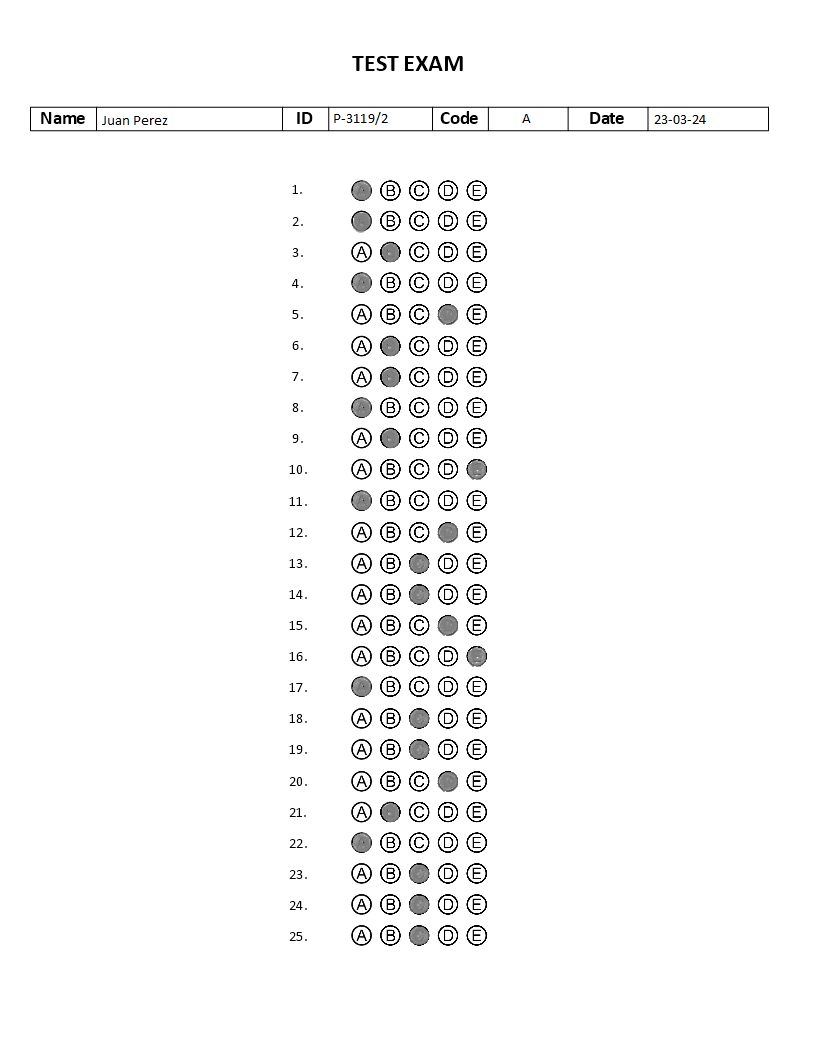
#> input picture TP1/multiple_choice_1.png, 816 x 1056 px, found by its file name; its folder holds only this picture in this run
$ python EJ2_MULTIPLE-CHOICE.py   (older library calls are emulated)
#> lines starting #> are read from the running program, lines starting #| are printed output that depends on the picture; after the words box and inside, x2 and y2 are one past the last pixel; in counts of white or black regions, pixels touching at a corner belong together
import cv2
import numpy as np
import matplotlib.pyplot as plt

# [16 lines left out: function imshow, not called in this run]

# 2-A_Definimos funciones para detectar respuestas
def procesar_circulos(img, mostrar_plots=False, mostrar_resultados=False):
    """
    Procesa una imagen en escala de grises para detectar círculos, ordena por filas,
    y determina si están marcados según la intensidad promedio del parche central.
    """

    # Detección de círculos usando la transformada de Hough
    circles = cv2.HoughCircles(
        img,
        method=cv2.HOUGH_GRADIENT,
        dp=1,
        minDist=10,
        param1=50,
        param2=15,
        minRadius=9,
        maxRadius=14
    )

    #estados_circulos = []

    if circles is not None:
        # Conversión y redondeo de coordenadas
        circles = np.uint16(np.around(circles))
        circle_list = [(x, y, r) for x, y, r in circles[0]]

        # Agrupación de círculos por filas según proximidad vertical
        filas = []
        tolerancia = 10
        for c in sorted(circle_list, key=lambda c: c[1]):  # ordenar por Y
            x, y, r = c
            colocado = False
            for fila in filas:
                if abs(int(fila[0][1]) - int(y)) < tolerancia:
                    fila.append(c)
                    colocado = True
                    break
            if not colocado:
                filas.append([c])

        # Ordenar los círculos dentro de cada fila de izquierda a derecha
        for fila in filas:
            fila.sort(key=lambda c: c[0])

        # Aplanar lista de círculos en el orden correcto (fila por fila, de arriba a abajo)
        circle_list_ordenada = [c for fila in filas for c in fila]

        # Conversión de imagen a RGB para dibujar
        fc = cv2.cvtColor(img, cv2.COLOR_GRAY2RGB)

        # === BLOQUE DE VISUALIZACIÓN (controlado por 'mostrar_plots') ===
        if mostrar_plots:
            # Dibujo de círculos y etiquetas
            for idx, (x, y, r) in enumerate(circle_list_ordenada):
                diameter = 2 * r
                cv2.circle(fc, (x, y), r, (0, 255, 0), 2)           # círculo
                cv2.circle(fc, (x, y), 2, (0, 0, 255), 2)           # centro
                cv2.putText(fc, f"{diameter}px", (x - 10, y - 10), # diámetro
                            cv2.FONT_HERSHEY_SIMPLEX, 0.4, (255, 0, 0), 1)

            # Visualización
            fig, ax = plt.subplots(figsize=(12, 12), dpi=100)
            imshow(fc, ax=ax, colorbar=False, title=f"Círculos ordenados por filas ({len(circle_list_ordenada)})", new_fig=False)
            plt.tight_layout()
            plt.show()
            plt.close()
        # === FIN BLOQUE DE VISUALIZACIÓN ===
    respuestas_detectadas = []
    # Evaluación de intensidad en el centro de cada círculo
    for i, (x, y, r) in enumerate(circle_list_ordenada):
        # Extrae un parche 14x14 alrededor del centro del círculo; img en escala de grises
        patch = img[max(y-7, 0):y+7, max(x-7, 0):x+7]

        # Calcula la intensidad promedio
        mean_intensity = np.mean(patch)

        # Clasificación: marcado o vacío
        estado = "MARCADO" if mean_intensity < 140 else "VACÍO"
        respuestas_detectadas.append(estado)

    # Respuestas correctas
    respuestas_correctas = [
        "MARCADO", "VACÍO", "VACÍO", "VACÍO", "VACÍO",  # Pregunta 1
        "MARCADO", "VACÍO", "VACÍO", "VACÍO", "VACÍO",  # Pregunta 2
        "VACÍO", "MARCADO", "VACÍO", "VACÍO", "VACÍO",  # Pregunta 3
        "MARCADO", "VACÍO", "VACÍO", "VACÍO", "VACÍO",  # Pregunta 4
        "VACÍO", "VACÍO", "VACÍO", "MARCADO", "VACÍO",  # Pregunta 5
        "VACÍO", "MARCADO", "VACÍO", "VACÍO", "VACÍO",  # Pregunta 6
        "VACÍO", "MARCADO", "VACÍO", "VACÍO", "VACÍO",  # Pregunta 7
        "VACÍO", "VACÍO", "MARCADO", "VACÍO", "VACÍO",  # Pregunta 8
        "VACÍO", "MARCADO", "VACÍO", "VACÍO", "VACÍO",  # Pregunta 9
        "MARCADO", "VACÍO", "VACÍO", "VACÍO", "VACÍO",  # Pregunta 10
        "VACÍO", "VACÍO", "VACÍO", "MARCADO", "VACÍO",  # Pregunta 11
        "MARCADO", "VACÍO", "VACÍO", "VACÍO", "VACÍO",  # Pregunta 12
        "VACÍO", "VACÍO", "MARCADO", "VACÍO", "VACÍO",  # Pregunta 13
        "VACÍO", "VACÍO", "MARCADO", "VACÍO", "VACÍO",  # Pregunta 14
        "VACÍO", "VACÍO", "VACÍO", "MARCADO", "VACÍO",  # Pregunta 15
        "VACÍO", "MARCADO", "VACÍO", "VACÍO", "VACÍO",  # Pregunta 16
        "MARCADO", "VACÍO", "VACÍO", "VACÍO", "VACÍO",  # Pregunta 17
        "VACÍO", "VACÍO", "MARCADO", "VACÍO", "VACÍO",  # Pregunta 18
        "VACÍO", "VACÍO", "MARCADO", "VACÍO", "VACÍO",  # Pregunta 19
        "VACÍO", "VACÍO", "VACÍO", "MARCADO", "VACÍO",  # Pregunta 20
        "VACÍO", "MARCADO", "VACÍO", "VACÍO", "VACÍO",  # Pregunta 21
        "MARCADO", "VACÍO", "VACÍO", "VACÍO", "VACÍO",  # Pregunta 22
        "VACÍO", "VACÍO", "MARCADO", "VACÍO", "VACÍO",  # Pregunta 23
        "VACÍO", "VACÍO", "MARCADO", "VACÍO", "VACÍO",  # Pregunta 24
        "VACÍO", "VACÍO", "MARCADO", "VACÍO", "VACÍO",  # Pregunta 25
    ]
    # Crear un reporte de comparación entre las respuestas correctas y las detectadas
    total_opciones = len(respuestas_detectadas)
    total_preguntas = 0
    respuestas_dadas = 0
    respuestas_correctas_contador = 0
    respuestas_sin_marcar = 0
    if mostrar_resultados:
        print("\n----- RESULTADOS DE LAS RESPUESTAS -----")
    for i in range(0, len(respuestas_correctas), 5):

        pregunta_num = int(i/5 + 1)
        correctas = respuestas_correctas[i:i+5]
        respuestas = respuestas_detectadas[i:i+5]
        total_preguntas += 1

        marcadas = respuestas.count("MARCADO")

        try:
            indice_correcto = correctas.index("MARCADO")
            indice_respuesta = respuestas.index("MARCADO")
            respuestas_dadas += 1

        except ValueError:
            if mostrar_resultados:
                print("Pregunta {}: NO MARCADO".format(pregunta_num))
            respuestas_sin_marcar += 1
            continue

        if indice_correcto == indice_respuesta and marcadas == 1:
            if mostrar_resultados:
                print("Pregunta {}: OK".format(pregunta_num))
            respuestas_correctas_contador += 1

        else:
            if mostrar_resultados:
                print("Pregunta {}: MAL".format(pregunta_num))
    estado_aprobado = "APROBADO" if respuestas_correctas_contador >= 20 else "NO APROBADO"
    # --- Resumen ---
    if mostrar_resultados:
        print("\n----- RESUMEN -----")
        print("Total opciones: {}".format(total_opciones))
        print("Total preguntas: {}".format(total_preguntas))
        print("Respuestas detectadas: {} / {}".format(respuestas_dadas, total_preguntas))
        print("Respuestas correctas: {} / {}".format(respuestas_correctas_contador, total_preguntas))
        print("Respuestas sin marcar: {} / {}".format(respuestas_sin_marcar, total_preguntas))
    return estado_aprobado

# 2-B_Definimos funciones para controlar datos
def acondicionamiento_imagen(img):
    """
    Procesa la imagen para detectar el encabezado y los separadores verticales entre campos.

    Parámetros:
    img (np.ndarray): Imagen en escala de grises.

    Devuelve:
    tuple: Una lista con las posiciones x de los separadores verticales y el recorte del encabezado.
    """
    img_zeros = (img==0) # Por simplicidad, genero una matriz booleana con TRUE donde supongo que hay letras (pixel = 0)

    img_row_zeros = img_zeros.any(axis=1)

    x = np.diff(img_row_zeros)
    renglones_indxs = np.argwhere(x)    # Esta variable contendrá todos los inicios y finales de los renglones

    ii = np.arange(0,len(renglones_indxs),2)
    renglones_indxs[ii]+=1

    r_idxs = np.reshape(renglones_indxs, (-1,2))

    #Detectar la línea más alta (la del encabezado)
    alturas = r_idxs[:,1] - r_idxs[:,0]
    indice_max = np.argmax(alturas)
    renglon_encabezado = r_idxs[indice_max]

    img_encabezado = img[renglon_encabezado[0]:renglon_encabezado[1], :]

    umbral_bin = 130
    img_encabezado_zeros = img_encabezado < umbral_bin

    # Contar cantidad de pixeles negros por columna
    suma_col = img_encabezado_zeros.sum(axis=0)

    # Elegir un umbral
    umbral = 0.8 * img_encabezado_zeros.shape[0]
    columnas_lineas = suma_col > umbral


    x_idxs = np.argwhere(columnas_lineas).flatten()

    # Agrupar columnas que estén cerca (dentro de una tolerancia de píxeles)
    diferencias = np.diff(x_idxs)
    grupos = np.where(diferencias > 10)[0] + 1

    columnas_finales = np.split(x_idxs, grupos)

    # Extraer un valor representativo de cada grupo
    x_separadores = [int(np.median(col)) for col in columnas_finales]

    return x_separadores,img_encabezado

def recorte_campos(x_separadores,img_encabezado,img):
    """
    Recorta los campos del encabezado de la imagen en base a los separadores detectados.

    Parámetros:
    x_separadores (list): Coordenadas x de los separadores verticales.
    img_encabezado (np.ndarray): Imagen recortada del encabezado.
    img (np.ndarray): Imagen original.

    Devuelve:
    list: Lista de imágenes correspondientes a los campos útiles del encabezado.
    """
    x_separadores,img_encabezado = acondicionamiento_imagen(img)
    recortes = []
    for i in range(len(x_separadores) - 1):
        x0 = x_separadores[i]
        x1 = x_separadores[i + 1]
        campo = img_encabezado[:, x0:x1]   # Recorte entre separadores
        recortes.append(campo)
    #Salteo los campos innecesarios y me quedo con los utiles
    indices_utiles = [1, 3, 5,7]

    # Extraer solo los campos deseados
    recortes_filtrados = [recortes[i] for i in indices_utiles]
    return recortes_filtrados


# Función para validar encabezado (Name, Date, Class)
def validar_campo(nombre_campo, objetos_validos, espacios):
    """
    Valida un campo del encabezado según su tipo (name, id, code, date).

    Parámetros:
    nombre_campo (str): Nombre del campo a validar.
    objetos_validos (int): Cantidad de caracteres (objetos detectados).
    espacios (int): Cantidad de espacios detectados entre caracteres.

    Devuelve:
    str: "OK" si el campo cumple con las reglas, "MAL" si no.
    """
    #Name: Debe contener al menos dos palabras y no más de 25 caracteres en total.
    if nombre_campo == 'name':
        return "OK" if objetos_validos <= 25 and espacios >= 1 else "MAL"

    #ID: Debe contener sólo 8 caracteres en total, formando una única palabra.
    elif nombre_campo == 'id':
        return "OK" if objetos_validos == 8 and espacios == 0 else "MAL"

    #Date: Debe contener sólo 8 caracteres en total, formando una única palabra.
    elif nombre_campo == 'date':
        return "OK" if objetos_validos == 8 and espacios == 0 else "MAL"

    #Code: Debe contener un único caracter.
    elif nombre_campo == 'code':
        return "OK" if objetos_validos == 1 and espacios == 0 else "MAL"
    else:
        return "MAL"

def correcion_encabezado(img, mostrar_plots=False):
    """
    Corrige los campos del encabezado de un examen detectando caracteres y espacios entre ellos.

    Parámetros:
    img (np.ndarray): Imagen en escala de grises del examen.
    mostrar_plots (bool): Si es True, se muestran visualizaciones de los componentes conectados.

    Devuelve:
    str: Estado de validación de cada campo del encabezado (name, id, code, date).
    """
    # Procesamiento inicial del encabezado
    x_separadores, img_encabezado = acondicionamiento_imagen(img)
    recortes_filtrados = recorte_campos(x_separadores, img_encabezado, img)

    nombres_campos = ['name', 'id', 'code', 'date']
    resultados = []

    # Recorre cada campo recortado (nombre, ID, código, fecha)
    for nombre_campo, recorte in zip(nombres_campos, recortes_filtrados):
        # Recorta márgenes para evitar ruidos en los bordes
        recorte = recorte[:, 5:-5]
        _, recorte_bin = cv2.threshold(recorte, 160, 255, cv2.THRESH_BINARY_INV)

        # Detecta componentes conectados
        num_labels, labels, stats, centroids = cv2.connectedComponentsWithStats(recorte_bin, 8, cv2.CV_32S)

        objetos_validos = 0
        centroides_validos = []

        # Filtra componentes pequeños
        for j, stat in enumerate(stats[1:], start=1):
            x, y, w, h, area = stat
            if area >= 3:
                objetos_validos += 1
                centroides_validos.append(centroids[j][0])  # Coordenada X

        # Calcula distancias entre centroides y detecta "espacios"
        centroides_validos.sort()
        distancias = np.diff(centroides_validos)
        umbral_espacio = np.median(distancias) * 1.4 if len(distancias) > 0 else 0
        espacios = np.sum(distancias > umbral_espacio)

        # Valida el campo según sus componentes y espacios
        estado = validar_campo(nombre_campo, objetos_validos, espacios)
        resultados.append(f'{nombre_campo}: {estado}')

        # Mostrar visualización si está activado
        if mostrar_plots:
            if num_labels > 1:
                labels_norm = np.uint8((255 / (num_labels - 1)) * labels)
            else:
                labels_norm = np.zeros_like(labels, dtype=np.uint8)

            im_color = cv2.applyColorMap(labels_norm, cv2.COLORMAP_JET)
            im_color = cv2.cvtColor(im_color, cv2.COLOR_BGR2RGB)

            for centroid in centroids:
                cv2.circle(im_color, tuple(np.int32(centroid)), 4, color=(255, 255, 255), thickness=-1)
            for st in stats:
                cv2.rectangle(im_color, (st[0], st[1]), (st[0] + st[2], st[1] + st[3]), color=(0, 255, 0), thickness=1)

            plt.figure(figsize=(8, 4))
            plt.imshow(im_color)
            plt.axis('off')
            plt.title(f"Componentes conectados - {nombre_campo}")
            plt.tight_layout()
            plt.show()
            plt.close()

    return '\n'.join(resultados)

#2-D_Mostrar imagen del nombre con su aprobacion de examen.
def imagen_correcciones(img):
    """
    Muestra el campo de nombre del encabezado con un ícono de aprobado o no aprobado,
    según el resultado de procesar el examen.

    Parámetros:
    img (np.ndarray): Imagen en escala de grises del examen.
    """

    x_separadores, img_encabezado = acondicionamiento_imagen(img)
    recortes_filtrados = recorte_campos(x_separadores, img_encabezado, img)
    nombre = recortes_filtrados[0]  # Primer campo: nombre

    respuesta = procesar_circulos(img,mostrar_resultados=False, mostrar_plots=False)  # 'APROBADO' o 'NO APROBADO'

    return nombre,respuesta

# 2-C_Procesar n imagenes. Mostrar todos los resultados.
def correcion_examen():
    """
    Procesa una serie de imágenes de examen y muestra:
    - Corrección de respuestas del multiple choice
    - Estado del encabezado (nombre, ID, etc.)
    - Visual de nombre + aprobado/no aprobado
    """
    resultados = []
    for i in range(1, 6):
        exam_id = f'multiple_choice_{i}.png'
        img_i = cv2.imread(f'TP1/{exam_id}', cv2.IMREAD_GRAYSCALE)

        print(f"===== EXAMEN {i} =====")

        # 2-A
        print(f'{procesar_circulos(img_i, mostrar_resultados=True, mostrar_plots=False)}\n')
#> in procesar_circulos, `circles = cv2.HoughCircles( img, method=cv2.HOUGH_GRADIENT, dp=1, minD..`: circles = 125 rows, first 8: [447.5, 251.5, 10.3], [447.5, 345.5, 10.3], [447.5, 376.5, 10.3], [447.5, 437.5, 10.3], [447.5, 811.5, 10.3], [361.5, 220.5, 10.3], [418.5, 468.5, 10.9], [418.5, 655.5, 10.9]
#> in procesar_circulos, `circles = np.uint16(np.around(circles))`: circles = 125 rows, first 8: [448, 252, 10], [448, 346, 10], [448, 376, 10], [448, 438, 10], [448, 812, 10], [362, 220, 10], [418, 468, 11], [418, 656, 11]
#> in procesar_circulos, `circle_list = [(x, y, r) for x, y, r in circles[0]]`: circle_list = 125 items, first 6: (448, 252, 10), (448, 346, 10), (448, 376, 10), (448, 438, 10), (448, 812, 10), (362, 220, 10)
#> the loop in procesar_circulos, `for c in sorted(circle_list, key=lambda c: c[1]):` made 125 passes
#> (x, y, r) on passes 1 to 8: (362, 190, 11), (446, 190, 9), (476, 190, 9), (418, 190, 11), (390, 190, 11), (362, 220, 10), (448, 220, 10), (390, 222, 9)
#> after the loop in procesar_circulos, `for c in sorted(circle_list, key=lambda c: c[1]):`: fila = [(448, 934, 11), (418, 934, 10), (388, 934, 9), (362, 934, 11), (476, 934, 11)]; filas = 25 items
#> the loop in procesar_circulos, `for fila in filas:` made 25 passes
#> in procesar_circulos, `circle_list_ordenada = [c for fila in filas for c in fila]`: circle_list_ordenada = 125 items, first 6: (362, 190, 11), (390, 190, 11), (418, 190, 11), (446, 190, 9), (476, 190, 9), (362, 220, 10)
#> the loop in procesar_circulos, `for i, (x, y, r) in enumerate(circle_list_ordenada):` made 125 passes
#> (x, y, r, mean_intensity, estado) on passes 1 to 8: (362, 190, 11, 132.1, 'MARCADO'), (390, 190, 11, 187.9, 'VACÍO'), (418, 190, 11, 193.1, 'VACÍO'), (446, 190, 9, 185.6, 'VACÍO'), (476, 190, 9, 199.5, 'VACÍO'), (362, 220, 10, 126.9, 'MARCADO'), (390, 222, 9, 177.4, 'VACÍO'), (418, 222, 9, 188.5, 'VACÍO')
#> after the loop in procesar_circulos, `for i, (x, y, r) in enumerate(circle_list_ordenada):`: respuestas_detectadas = 125 items, first 6: 'MARCADO', 'VACÍO', 'VACÍO', 'VACÍO', 'VACÍO', 'MARCADO'
#> in procesar_circulos, `total_opciones = len(respuestas_detectadas)`: total_opciones = 125
#> the loop in procesar_circulos, `for i in range(0, len(respuestas_correctas), 5): ` made 25 passes
#> (respuestas, indice_respuesta) on passes 1 to 8: (['MARCADO', 'VACÍO', 'VACÍO', 'VACÍO', 'VACÍO'], 0), (['MARCADO', 'VACÍO', 'VACÍO', 'VACÍO', 'VACÍO'], 0), (['VACÍO', 'MARCADO', 'VACÍO', 'VACÍO', 'VACÍO'], 1), (['MARCADO', 'VACÍO', 'VACÍO', 'VACÍO', 'VACÍO'], 0), (['VACÍO', 'VACÍO', 'VACÍO', 'MARCADO', 'VACÍO'], 3), (['VACÍO', 'MARCADO', 'VACÍO', 'VACÍO', 'VACÍO'], 1), (['VACÍO', 'MARCADO', 'VACÍO', 'VACÍO', 'VACÍO'], 1), (['MARCADO', 'VACÍO', 'VACÍO', 'VACÍO', 'VACÍO'], 0)
#> after the loop in procesar_circulos, `for i in range(0, len(respuestas_correctas), 5):`: respuestas_correctas_contador = 20; respuestas_dadas = 25; respuestas_sin_marcar = 0; total_preguntas = 25
#> in procesar_circulos, `estado_aprobado = "APROBADO" if respuestas_correctas_contador >= 20 el..`: estado_aprobado = 'APROBADO'
#| Total opciones: 125
#| Total preguntas: 25
#| Respuestas detectadas: 25 / 25
#| Respuestas correctas: 20 / 25
#| Respuestas sin marcar: 0 / 25
#| APROBADO

        #2-B
        print("----- CONTROL DE DATOS COMPLETADOS -----")
        print(f'Encabezado\n{correcion_encabezado(img_i, mostrar_plots=False)}\n')
#> in acondicionamiento_imagen, `img_zeros = (img==0)`:
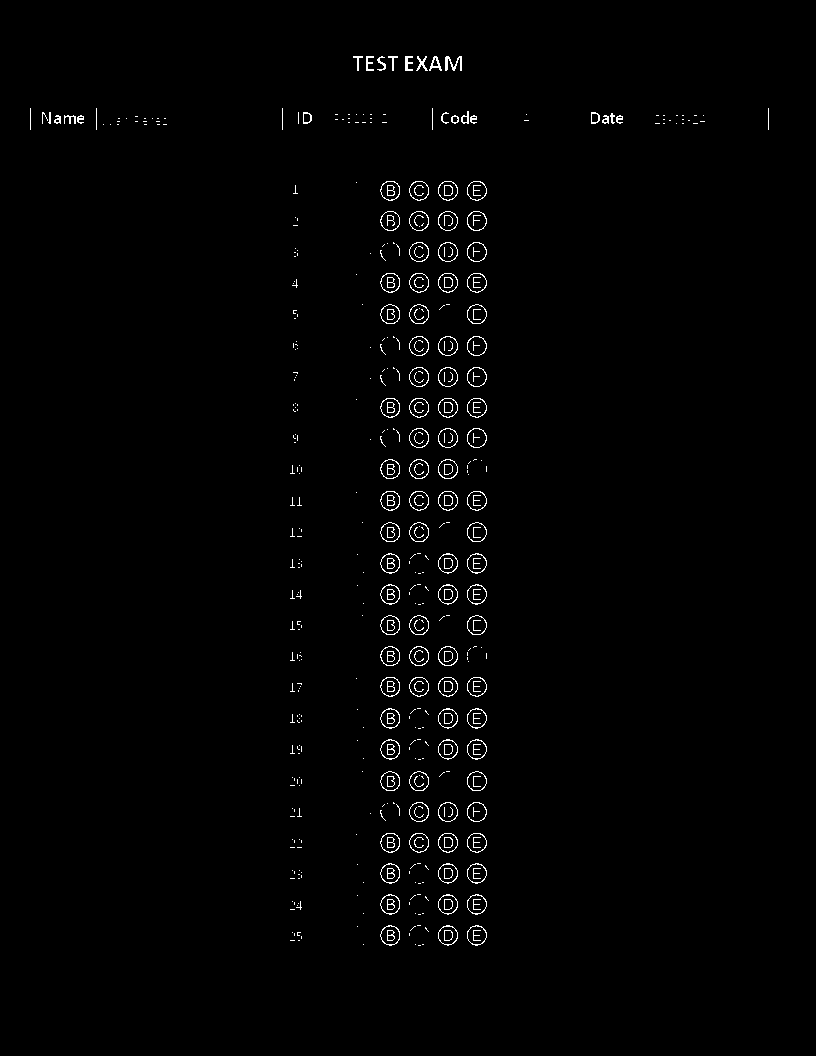
#> img_zeros: shape (1056, 816) bool; 1.2% white in thin lines or dots, all inside (x1, y1, x2, y2) = (30, 56, 769, 946)
#> in acondicionamiento_imagen, `renglones_indxs = np.argwhere(x)`: renglones_indxs = 54 values from 55 to 945
#> in acondicionamiento_imagen, `ii = np.arange(0,len(renglones_indxs),2)`: ii = 27 values from 0 to 52
#> in acondicionamiento_imagen, `r_idxs = np.reshape(renglones_indxs, (-1,2))`: r_idxs = 27 pairs, first value 56 to 925, second value 70 to 945
#> in acondicionamiento_imagen, `alturas = r_idxs[:,1] - r_idxs[:,0]`: alturas = 27 values, max 21 at index 1, min 14 at index 0, mean 19.15
#> in acondicionamiento_imagen, `indice_max = np.argmax(alturas)`: indice_max = 1
#> in acondicionamiento_imagen, `renglon_encabezado = r_idxs[indice_max]`: renglon_encabezado = [108, 129]
#> in acondicionamiento_imagen, `suma_col = img_encabezado_zeros.sum(axis=0)`: suma_col = 816 values, max 21 at index 30, min 0 at index 0, mean 1.69
#> in acondicionamiento_imagen, `x_idxs = np.argwhere(columnas_lineas).flatten()`: x_idxs = [30, 96, 282, 328, 432, 488, 568, 647, 648, 768]
#> in acondicionamiento_imagen, `diferencias = np.diff(x_idxs)`: diferencias = [66, 186, 46, 104, 56, 80, 79, 1, 120]
#> in acondicionamiento_imagen, `grupos = np.where(diferencias > 10)[0] + 1`: grupos = [1, 2, 3, 4, 5, 6, 7, 9]
#> in acondicionamiento_imagen, `columnas_finales = np.split(x_idxs, grupos)`: columnas_finales = [[30], [96], [282], [328], [432], [488], [568], [647, 648], [768]]
#> in acondicionamiento_imagen, `x_separadores = [int(np.median(col)) for col in columnas_finales]`: x_separadores = [30, 96, 282, 328, 432, 488, 568, 647, 768]
#> the loop in recorte_campos, `for i in range(len(x_separadores) - 1):` made 8 passes
#> (x0, x1) on passes 1 to 8: (30, 96), (96, 282), (282, 328), (328, 432), (432, 488), (488, 568), (568, 647), (647, 768)
#> pass 1, in recorte_campos, `campo = img_encabezado[:, x0:x1]`:
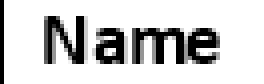
#> campo: shape (21, 66) (shown 4 times larger); min 0, max 255, mean 207.3
#> pass 2, in recorte_campos, `campo = img_encabezado[:, x0:x1]`:
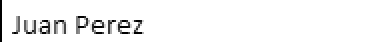
#> campo: shape (21, 186) (shown 2 times larger); min 0, max 255, mean 244
#> pass 3, in recorte_campos, `campo = img_encabezado[:, x0:x1]`:
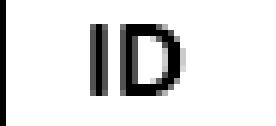
#> campo: shape (21, 46) (shown 6 times larger); min 0, max 255, mean 223.6
#> after the loop in recorte_campos, `for i in range(len(x_separadores) - 1):`: recortes = 8 items
#> in recorte_campos, `recortes_filtrados = [recortes[i] for i in indices_utiles]`: recortes_filtrados = 4 items
#> the loop in correcion_encabezado, `for nombre_campo, recorte in zip(nombres_campos, recortes_filtrados):` made 4 passes
#> (nombre_campo, num_labels, distancias, umbral_espacio, espacios) on passes 1, 2, 4: ('name', 10, [6.14, 7.69, 7.19, 10.31, 8.5, 6.38, 6.62, 7.24], 10.1, 1), ('id', 9, [7.24, 6.4, 6.93, 7, 7.89, 6.4, 6.71], 9.71, 0), ('date', 9, [7.07, 5.6, 6.33, 7.07, 5.6, 6.33, 7.25], 8.87, 0)
#> pass 1, in correcion_encabezado, `recorte = recorte[:, 5:-5]`:
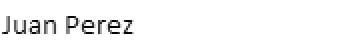
#> recorte: shape (21, 176) (shown 2 times larger); min 0, max 255, mean 244.8
#> pass 1, in correcion_encabezado, `_, recorte_bin = cv2.threshold(recorte, 160, 255, cv2.THRESH_BINARY_INV)`:
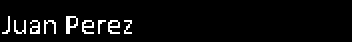
#> recorte_bin: shape (21, 176) (shown 2 times larger); 4.5% white in thin lines or dots, all inside (x1, y1, x2, y2) = (1, 8, 66, 17)
#> after the loop in correcion_encabezado, `for nombre_campo, recorte in zip(nombres_campos, recortes_filtrados):`: resultados = ['name: OK', 'id: OK', 'code: OK', 'date: OK']
#> (the rest of the program and of its run is left out)
